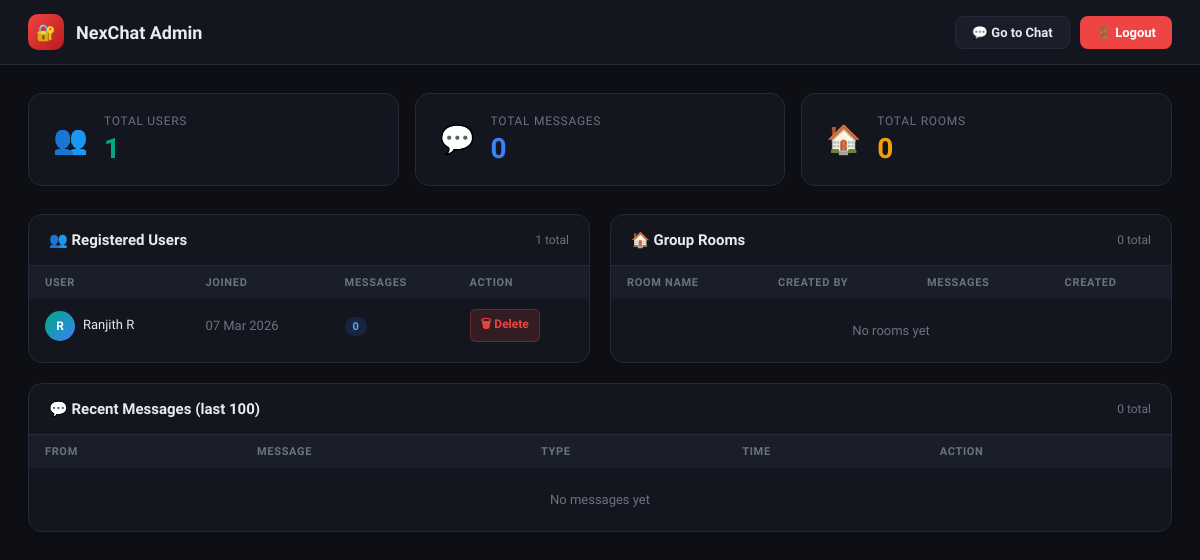
The app's page /admin/dashboard (signed in), older data.
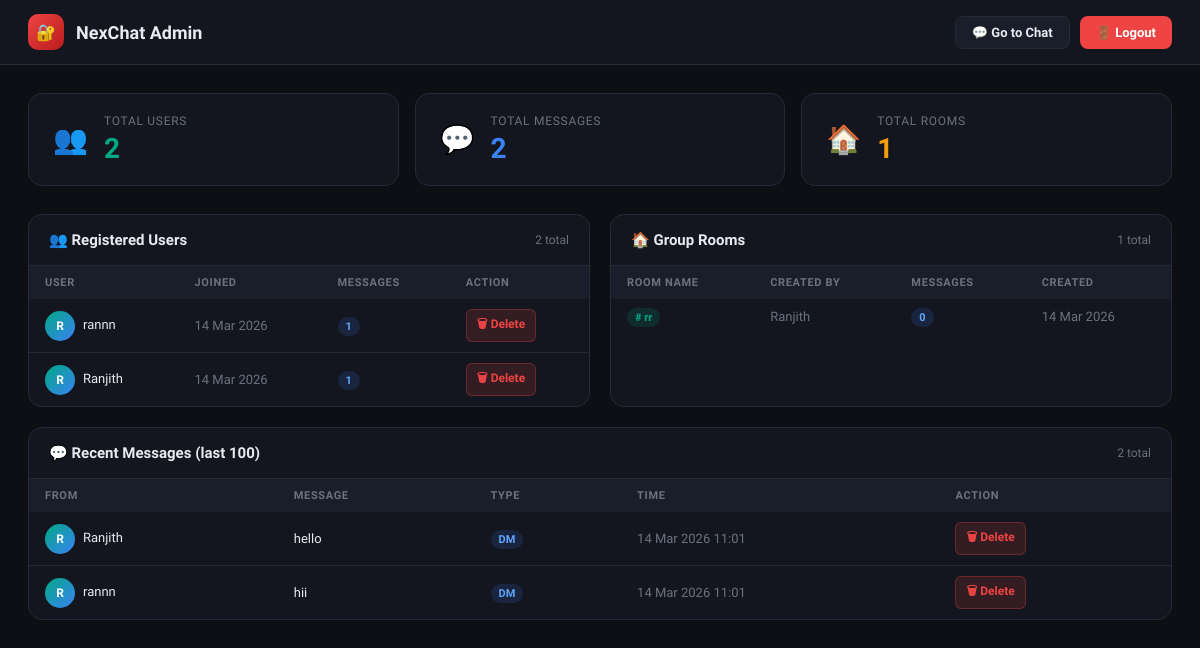
The same page, newer data.
### app.py (models this page shows)
class User(UserMixin, db.Model):
    id       = db.Column(db.Integer, primary_key=True)
    username = db.Column(db.String(80), unique=True, nullable=False)
    password = db.Column(db.String(200), nullable=False)
    bio      = db.Column(db.String(300), default='')
    created  = db.Column(db.DateTime, default=datetime.utcnow)
    sent_messages     = db.relationship('Message', foreign_keys='Message.sender_id',    backref='sender',    lazy=True)
    received_messages = db.relationship('Message', foreign_keys='Message.recipient_id', backref='recipient', lazy=True)

class Room(db.Model):
    id         = db.Column(db.Integer, primary_key=True)
    name       = db.Column(db.String(100), unique=True, nullable=False)
    created_by = db.Column(db.Integer, db.ForeignKey('user.id'))
    created    = db.Column(db.DateTime, default=datetime.utcnow)
    messages   = db.relationship('Message', backref='room', lazy=True)

class Message(db.Model):
    id           = db.Column(db.Integer, primary_key=True)
    content      = db.Column(db.Text, nullable=False)
    timestamp    = db.Column(db.DateTime, default=datetime.utcnow)
    sender_id    = db.Column(db.Integer, db.ForeignKey('user.id'), nullable=False)
    room_id      = db.Column(db.Integer, db.ForeignKey('room.id'), nullable=True)
    recipient_id = db.Column(db.Integer, db.ForeignKey('user.id'), nullable=True)

### app.py (the view)
@app.route('/admin/dashboard')
def admin_dashboard():
    if not session.get('admin'):
        return redirect(url_for('admin_login'))
    users          = User.query.order_by(User.created.desc()).all()
    messages       = Message.query.order_by(Message.timestamp.desc()).limit(100).all()
    rooms          = Room.query.all()
    login_logs     = LoginHistory.query.order_by(LoginHistory.timestamp.desc()).limit(100).all()
    total_users    = User.query.count()
    total_messages = Message.query.count()
    total_rooms    = Room.query.count()
    total_logins   = LoginHistory.query.filter_by(status='success').count()
    return render_template('admin_dashboard.html',
                           users=users, messages=messages, rooms=rooms,
                           login_logs=login_logs,
                           total_users=total_users,
                           total_messages=total_messages,
                           total_rooms=total_rooms,
                           total_logins=total_logins)

### templates/admin_dashboard.html (shortened to what this page needs)
<!DOCTYPE html>
<html lang="en">
<head>
</head>
<body>
<div class="topbar">
  <div class="topbar-brand">
    <div class="topbar-icon">🔐</div>
    <h1>NexChat Admin</h1>
  </div>
  <div class="topbar-actions">
    <a href="{{ url_for('chat') }}" class="btn btn-gray">💬 Go to Chat</a>
    <a href="{{ url_for('admin_logout') }}" class="btn btn-red">🚪 Logout</a>
  </div>
</div>
<div class="main">
  <div class="stats">
    <div class="stat-card"><div class="stat-icon">👥</div><div><div class="stat-label">Total Users</div><div class="stat-value">{{ total_users }}</div></div></div>
    <div class="stat-card"><div class="stat-icon">💬</div><div><div class="stat-label">Total Messages</div><div class="stat-value">{{ total_messages }}</div></div></div>
    <div class="stat-card"><div class="stat-icon">🏠</div><div><div class="stat-label">Total Rooms</div><div class="stat-value">{{ total_rooms }}</div></div></div>
  </div>
  <div class="sections">
    <div class="section">
      <div class="section-header"><h2>👥 Registered Users</h2><span class="section-count">{{ total_users }} total</span></div>
      <div class="table-wrap">
        <table>
          <thead><tr><th>User</th><th>Joined</th><th>Messages</th><th>Action</th></tr></thead>
          <tbody>
            {% for user in users %}
            <tr>
              <td><span class="av">{{ user.username[0].upper() }}</span>{{ user.username }}</td>
              <td style="color:#6b7280;">{{ user.created.strftime('%d %b %Y') }}</td>
              <td><span class="badge badge-blue">{{ user.sent_messages|length }}</span></td>
              <td>
                <form class="del-form" method="POST" action="{{ url_for('admin_delete_user', uid=user.id) }}" onsubmit="return confirm('Delete user {{ user.username }}?')">
                  <button class="btn-del" type="submit">🗑 Delete</button>
                </form>
              </td>
            </tr>
            {% else %}
            <tr><td colspan="4" style="text-align:center;color:#6b7280;padding:24px;">No users yet</td></tr>
            {% endfor %}
          </tbody>
        </table>
      </div>
    </div>
    <div class="section">
      <div class="section-header"><h2>🏠 Group Rooms</h2><span class="section-count">{{ total_rooms }} total</span></div>
      <div class="table-wrap">
        <table>
          <thead><tr><th>Room Name</th><th>Created By</th><th>Messages</th><th>Created</th></tr></thead>
          <tbody>
            {% for room in rooms %}
            <tr>
              <td><span class="badge badge-green"># {{ room.name }}</span></td>
              <td style="color:#6b7280;">{% set creator = users|selectattr('id','equalto',room.created_by)|first %}{{ creator.username if creator else 'Unknown' }}</td>
              <td><span class="badge badge-blue">{{ room.messages|length }}</span></td>
              <td style="color:#6b7280;">{{ room.created.strftime('%d %b %Y') }}</td>
            </tr>
            {% else %}
            <tr><td colspan="4" style="text-align:center;color:#6b7280;padding:24px;">No rooms yet</td></tr>
            {% endfor %}
          </tbody>
        </table>
      </div>
    </div>
  </div>
  <div class="full-section">
    <div class="section-header"><h2>💬 Recent Messages (last 100)</h2><span class="section-count">{{ total_messages }} total</span></div>
    <div class="table-wrap">
      <table>
        <thead><tr><th>From</th><th>Message</th><th>Type</th><th>Time</th><th>Action</th></tr></thead>
        <tbody>
          {% for msg in messages %}
          <tr>
            <td><span class="av">{{ msg.sender.username[0].upper() }}</span>{{ msg.sender.username }}</td>
            <td><div class="msg-preview">{{ msg.content }}</div></td>
            <td>{% if msg.room_id %}<span class="badge badge-green">Group</span>{% else %}<span class="badge badge-blue">DM</span>{% endif %}</td>
            <td style="color:#6b7280;">{{ msg.timestamp.strftime('%d %b %Y %H:%M') }}</td>
            <td>
              <form class="del-form" method="POST" action="{{ url_for('admin_delete_message', mid=msg.id) }}" onsubmit="return confirm('Delete this message?')">
                <button class="btn-del" type="submit">🗑 Delete</button>
              </form>
            </td>
          </tr>
          {% else %}
          <tr><td colspan="5" style="text-align:center;color:#6b7280;padding:24px;">No messages yet</td></tr>
          {% endfor %}
        </tbody>
      </table>
    </div>
  </div>
</div>
</body>
</html>

### templates/admin_dashboard.html (style rules this page uses)
:root { --bg: #0d0f14; --bg2: #13161e; --bg3: #1a1e2a; --border: #252a38; --accent: #ef4444; --green: #00a884; --text: #e8eaf0; --muted: #6b7280; --font: 'Plus Jakarta Sans', sans-serif; }
* { box-sizing: border-box; margin: 0; padding: 0; }
body { font-family: var(--font); background: var(--bg); color: var(--text); min-height: 100vh; }
.topbar { background: var(--bg2); border-bottom: 1px solid var(--border); padding: 14px 28px; display: flex; align-items: center; justify-content: space-between; }
.topbar-brand { display: flex; align-items: center; gap: 12px; }
.topbar-icon { width: 36px; height: 36px; background: linear-gradient(135deg, #ef4444, #b91c1c); border-radius: 10px; display: flex; align-items: center; justify-content: center; font-size: 16px; }
.topbar h1 { font-size: 18px; font-weight: 800; }
.topbar-actions { display: flex; gap: 10px; }
.btn { padding: 8px 16px; border-radius: 8px; font-size: 13px; font-weight: 600; cursor: pointer; border: none; font-family: var(--font); text-decoration: none; display: inline-flex; align-items: center; gap: 6px; transition: opacity .2s; }
.btn-red { background: #ef4444; color: #fff; }
.btn-gray { background: var(--bg3); color: var(--text); border: 1px solid var(--border); }
.main { padding: 28px; max-width: 1400px; margin: 0 auto; }
.stats { display: grid; grid-template-columns: repeat(3, 1fr); gap: 16px; margin-bottom: 28px; }
.stat-card { background: var(--bg2); border: 1px solid var(--border); border-radius: 14px; padding: 20px 24px; display: flex; align-items: center; gap: 16px; }
.stat-icon { font-size: 28px; }
.stat-label { font-size: 12px; color: var(--muted); text-transform: uppercase; letter-spacing: .06em; margin-bottom: 4px; }
.stat-value { font-size: 28px; font-weight: 800; }
.stat-card:nth-child(1) .stat-value { color: var(--green); }
.stat-card:nth-child(2) .stat-value { color: #3b82f6; }
.stat-card:nth-child(3) .stat-value { color: #f59e0b; }
.sections { display: grid; grid-template-columns: 1fr 1fr; gap: 20px; }
.section { background: var(--bg2); border: 1px solid var(--border); border-radius: 14px; overflow: hidden; }
.section-header { padding: 16px 20px; border-bottom: 1px solid var(--border); display: flex; align-items: center; justify-content: space-between; }
.section-header h2 { font-size: 15px; font-weight: 700; }
.section-count { font-size: 12px; color: var(--muted); }
.table-wrap { overflow-x: auto; max-height: 400px; overflow-y: auto; }
table { width: 100%; border-collapse: collapse; }
th { padding: 10px 16px; font-size: 11px; font-weight: 700; text-transform: uppercase; letter-spacing: .06em; color: var(--muted); text-align: left; background: var(--bg3); position: sticky; top: 0; }
td { padding: 10px 16px; font-size: 13px; border-bottom: 1px solid var(--border); vertical-align: middle; }
tr:last-child td { border-bottom: none; }
.av { width: 30px; height: 30px; border-radius: 50%; background: linear-gradient(135deg, #00a884, #3b82f6); display: inline-flex; align-items: center; justify-content: center; font-size: 12px; font-weight: 700; color: #fff; margin-right: 8px; vertical-align: middle; }
.badge { padding: 3px 8px; border-radius: 20px; font-size: 11px; font-weight: 600; }
.badge-green { background: rgba(0,168,132,.15); color: var(--green); }
.badge-blue { background: rgba(59,130,246,.15); color: #60a5fa; }
.msg-preview { max-width: 220px; white-space: nowrap; overflow: hidden; text-overflow: ellipsis; }
.del-form { display: inline; }
.btn-del { padding: 5px 10px; background: rgba(239,68,68,.15); color: #ef4444; border: 1px solid rgba(239,68,68,.3); border-radius: 6px; font-size: 12px; font-weight: 600; cursor: pointer; font-family: var(--font); transition: background .15s; }
.full-section { background: var(--bg2); border: 1px solid var(--border); border-radius: 14px; overflow: hidden; margin-top: 20px; }

Row changes from the older to the newer data that the page shows:
added User: username "R", username "rannn", created "14 Mar 2026", sent_messages|length "1"
changed User: username "Ranjith R" → "Ranjith"; created "07 Mar 2026" → "14 Mar 2026"; sent_messages|length "0" → "1"
added Room: name "rr", {{ creator.username if creator else 'Unknown' }} "Ranjith", messages|length "0", created "14 Mar 2026"
added Message: sender "R", sender.username "Ranjith", content "hello", shows "DM", timestamp "14 Mar 2026 11:01"
added Message: sender "R", sender.username "rannn", content "hii", shows "DM", timestamp "14 Mar 2026 11:01"
Text that changed along with them:
{{ total_users }}: "1" → "2"
{{ total_messages }}: "0" → "2"
{{ total_rooms }}: "0" → "1"
text no longer shown: "No rooms yet No messages yet"
